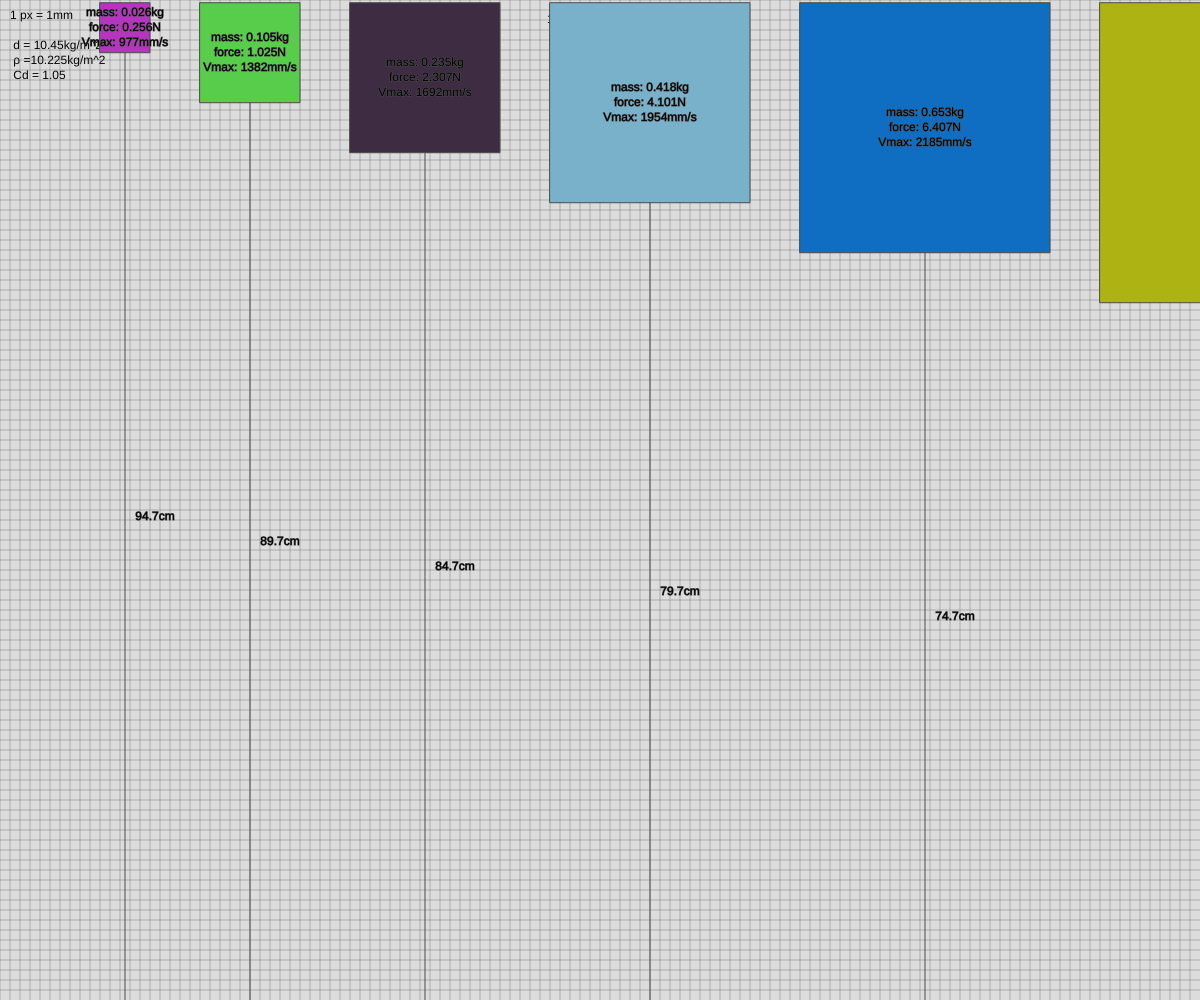
Frame 1 (no input)
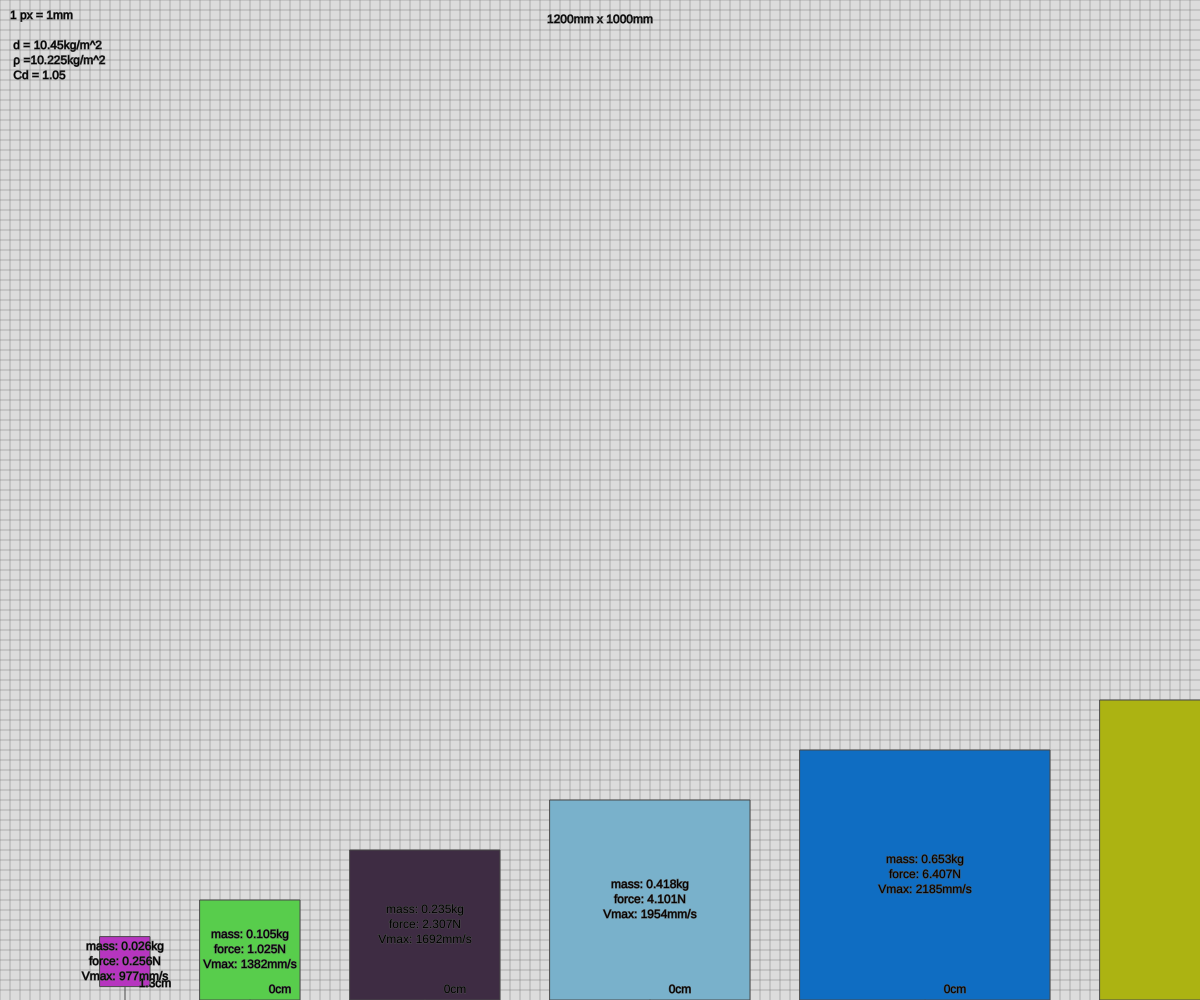
Frame 60 (no input)
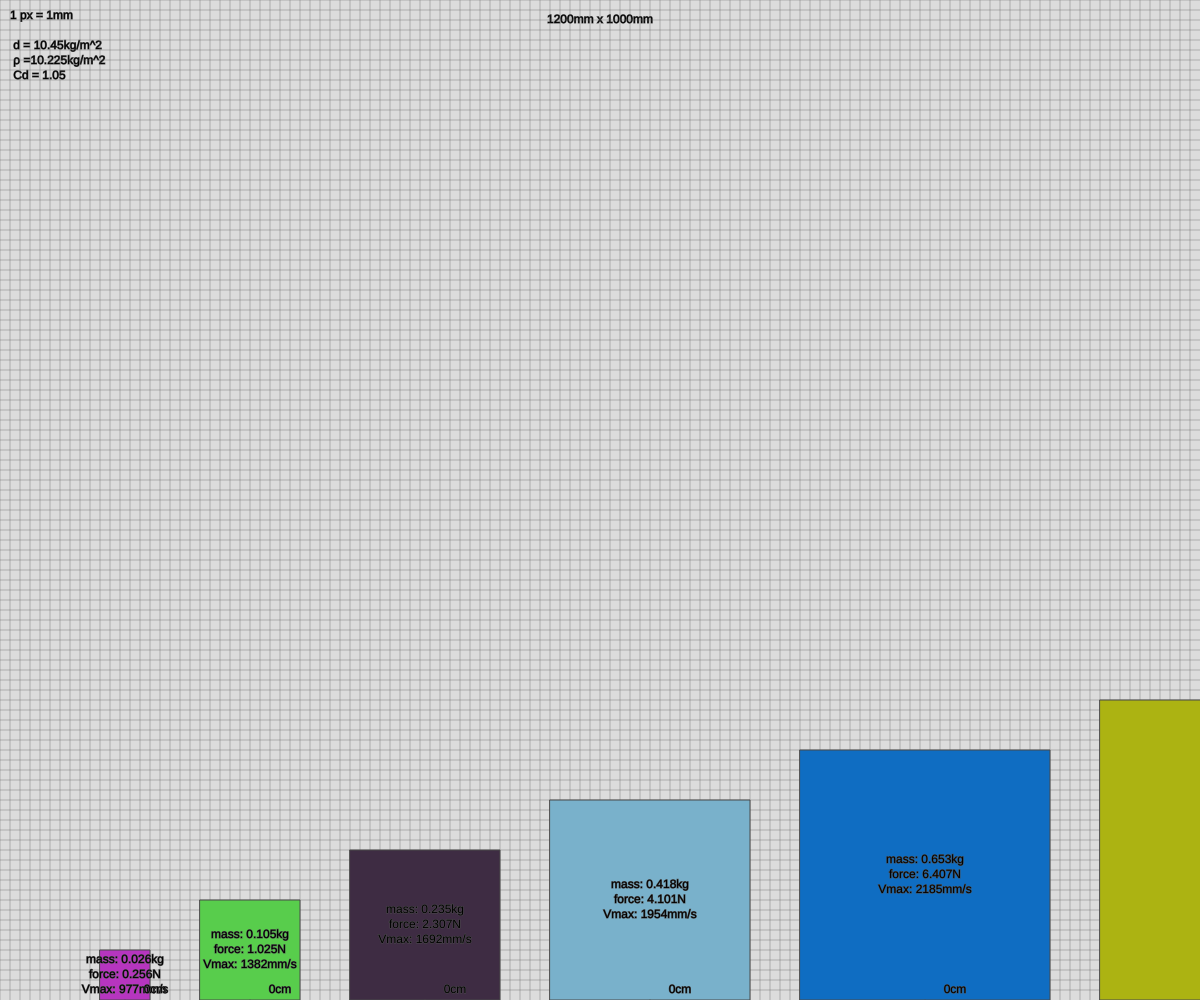
Frame 120 (the mouse pressed at the canvas centre since frame 60)

The p5.js sketch that drew these frames (run headless with seeded random() and noise() and a simulated clock; from frame 60 on, the mouse is pressed at the canvas centre):

// p5.js sketch
// ── sketch.js
// Blocks.
// Jeffrey Hamilton
// 06/02/2025 - February 6th, 2025.

let blocks = [];
let stats;

function setup() {
  createCanvas(windowWidth, windowHeight);
  textAlign(CENTER, CENTER)
  frameRate(60);
  blocks.push(new Block(100, 0, 50, 50));
  blocks.push(new Block(200, 0, 100, 100));
  blocks.push(new Block(350, 0, 150, 150));
  blocks.push(new Block(550, 0, 200, 200));
  blocks.push(new Block(800, 0, 250, 250));
  blocks.push(new Block(1100, 0, 300, 300));
  blocks.push(new Block(1450, 0, 350, 350));

  stats = blocks[0].get_stats();
}

function draw() {
  background(220);

  textAlign(LEFT, TOP);
  text("1 px = 1mm\n\n d = "+stats["d"]*1E6+"kg/m^2\n ρ ="+stats["ρ"]+"kg/m^2\n Cd = " + stats["Cd"], 10, 10);
  textAlign(CENTER, CENTER);
  text(width + "mm x " + height + "mm", width/2, 20);

  drawGrid();

  for(let i = 0; i < blocks.length; i++){
    blocks[i].block_update();
  }
}

function drawGrid() {
  stroke(100,100,100,100);
  for(let i = 0; i < width; i+=10){
    line(i, 0, i, height);
  }
  for(let i = 0; i < height; i+=10){
    line(0, i, width, i);
  }
}

class Block{ 
  constructor(x, y, w, h){
    this.x = x; // x position (mm)
    this.y = y; // y position (mm)
    this.w = w; // width (mm)
    this.h = h; // height (mm)

    this.a = this.w*this.h; // area (mm^2)
    this.d = 1.045E-5; // density (kg/mm^2)
    this.m = (this.a*this.d); // mass (kg)

    this.g = 9.81; // gravity (m/s^2)
    this.Fg = this.m*(this.g); // force of gravity (N)
    this.vel_x = 0; // velocity x (mm/s)
    this.vel_y = 0; // velocity y (mm/s)

    this.ρ = 10.225; // air density (kg/m^2)
    this.Cd = 1.05; // drag coefficient
    this.terminal_velocity = 1000*(sqrt( (2*this.Fg) / (this.ρ*this.Cd *(this.w/1000)) )); // terminal velocity (mm/s)

    this.drag = false;
    this.col = color(random(255), random(255), random(255)); // color

    this.enable_debug = true;
  }

  get_stats() {
    return {
      d: this.d,
      ρ: this.ρ,
      Cd: this.Cd
    }
  }

  display(col){
    fill(col);
    stroke(75);
    rect(this.x, this.y, this.w, this.h);
    if(this.enable_debug){
      fill(0);
      text(
      "mass: " + round(this.m,3) + "kg\n" +
      "force: " + round(((this.Fg)),3) + "N\n" +
      "Vmax: " + round(this.terminal_velocity) + "mm/s", this.x + this.w/2, this.y + this.h/2);

       line(this.x + this.w/2, this.y + this.h, this.x + this.w/2, height);
       text(round(height-this.h-this.y)/10 + "cm", this.x + this.w/2 + 30, (height - (height-this.h-this.y)/2) - 10);
    }
  }

  block_update(){
    let col = this.col;
    if(this.block_mouseOver()){
      col = color(255, 0, 0);
      if(mouseIsPressed){
        this.drag = true;
      } else {
        this.drag = false;
      }
    }

    if(this.drag){
      col = color(205, 0, 50);
      this.block_move(mouseX - this.w/2, mouseY - this.h/2);
    } else {
      this.block_gravity();
    }

    this.display(col);
  }

  block_gravity(){
    if(this.vel_y + ((this.g*1000)/60) < this.terminal_velocity){
      this.vel_y += ((this.g*1000)/60);
    } else {
      this.vel_y = this.terminal_velocity;
    }

      if(this.y + this.h < height){
        this.y += (this.vel_y/60);
      } else {
        this.vel_y = 0;
        this.y = height - this.h;
      }
    }

    block_move(x,y){
      this.x = x;
      this.y = y;
    }

    block_mouseOver(){
      if(mouseX > this.x && mouseX < this.x + this.w && mouseY > this.y && mouseY < this.y + this.h){
        return true;
      } else {
        return false;
      }
    }
  }
